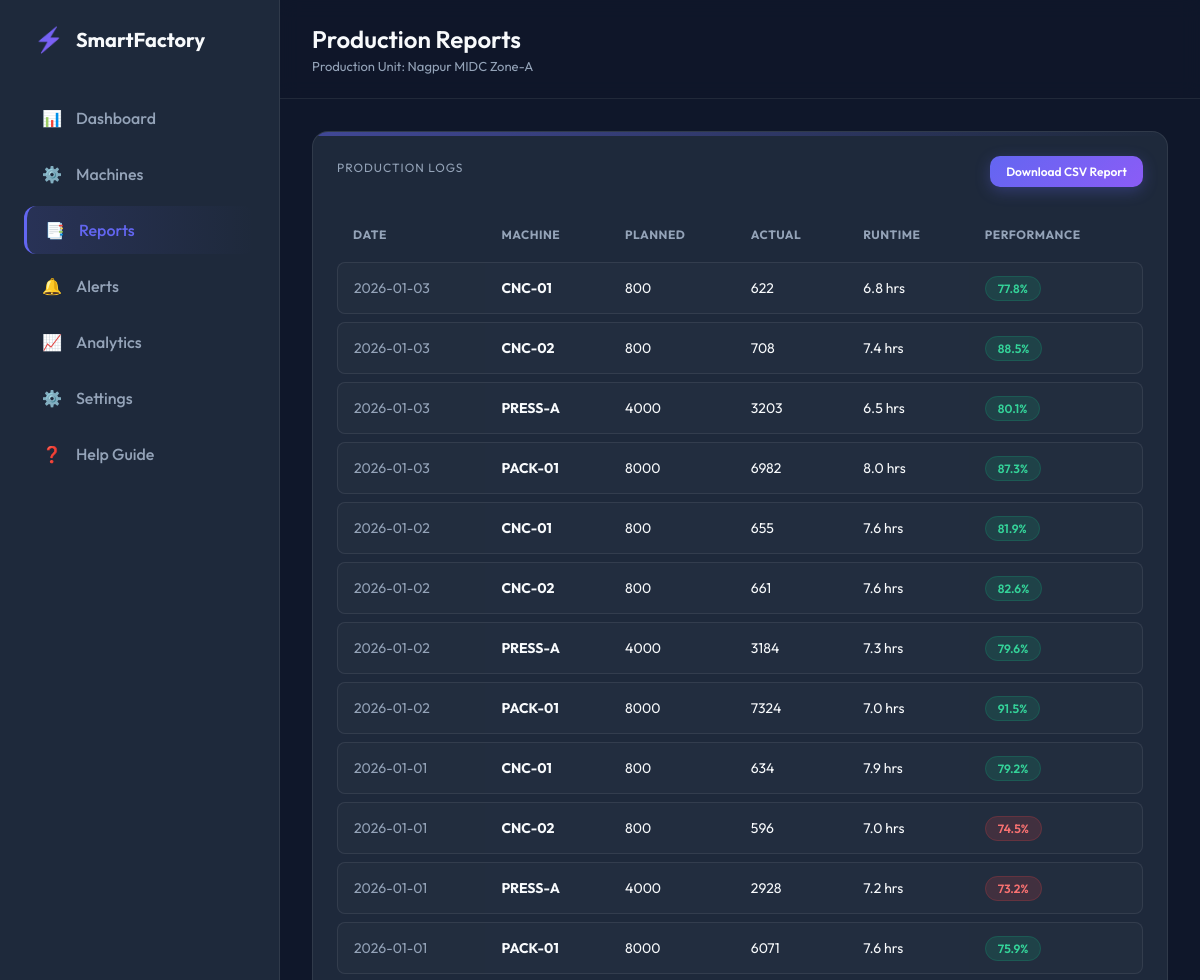
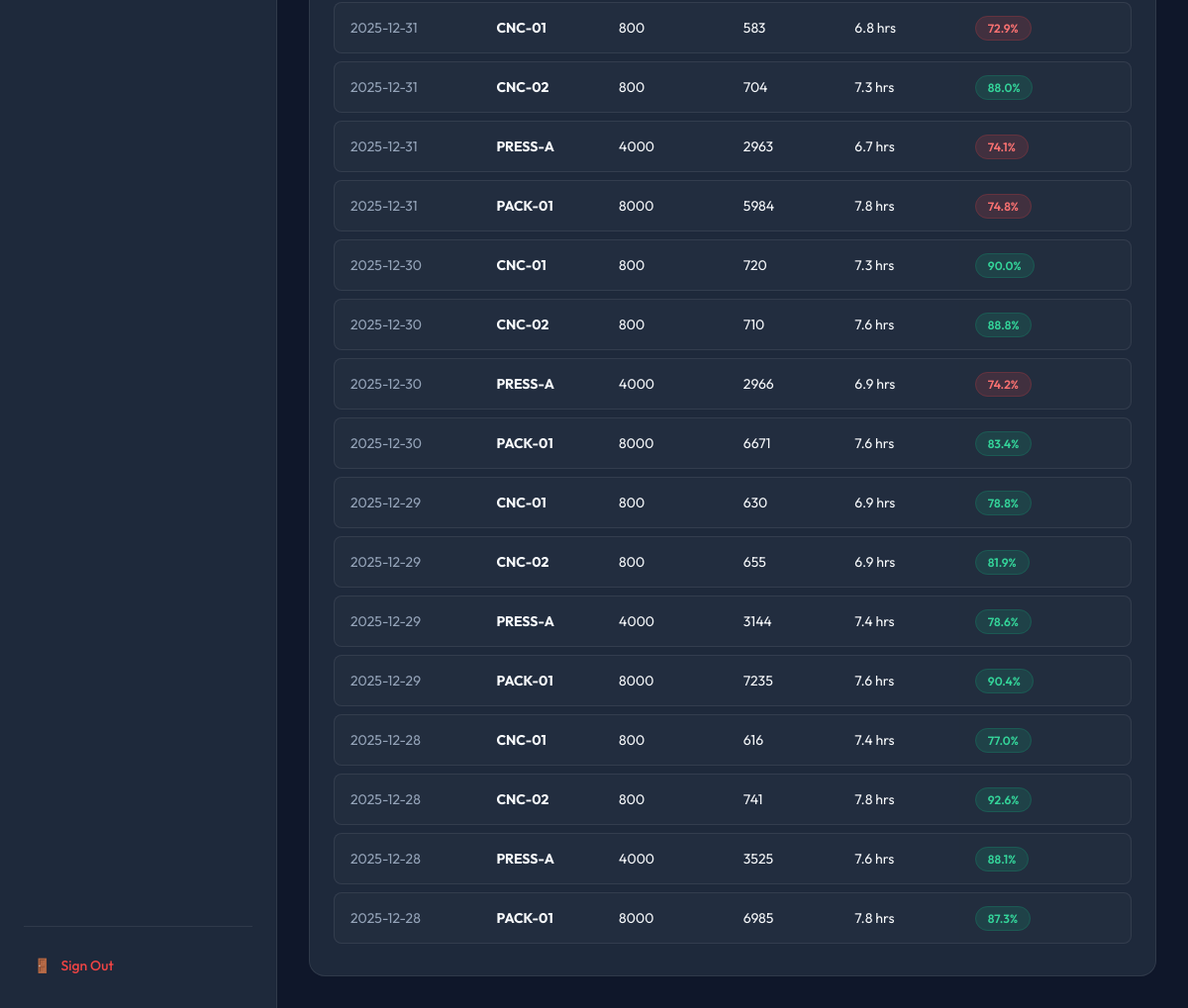
The app's page /reports (signed in) with its own data (2 pictures, top to bottom).
### tables this page shows
CREATE TABLE production_logs (id INTEGER PRIMARY KEY, machine_id INTEGER, date TEXT, planned_qty INTEGER, actual_qty INTEGER, runtime_hours REAL);

CREATE TABLE machines (id INTEGER PRIMARY KEY, name TEXT, type TEXT, capacity_per_hour INTEGER);

### app.py (the view)
@app.route('/reports')
@login_required
def reports():
    conn = get_db_connection()
    logs = conn.execute('''
        SELECT p.date, m.name as machine_name, p.planned_qty, p.actual_qty, p.runtime_hours
        FROM production_logs p
        JOIN machines m ON p.machine_id = m.id
        ORDER BY p.date DESC
    ''').fetchall()
    conn.close()
    return render_template('reports.html', active_page='reports', logs=logs)

### app.py (called while the page is built)
def login_required(f):
    from functools import wraps
    @wraps(f)
    def decorated_function(*args, **kwargs):
        if 'user_id' not in session: return redirect(url_for('login'))
        return f(*args, **kwargs)
    return decorated_function

### database/db_manager.py (called while the page is built)
def get_db_connection():
    conn = sqlite3.connect(Config.DB_NAME)
    conn.row_factory = sqlite3.Row
    return conn

### templates/reports.html
{% extends "base.html" %}{% block title %}Production Reports{% endblock %}{% block content %}<div class="glass-card"><div style="display:flex; justify-content:space-between; align-items:center; margin-bottom:20px;"><span class="kpi-label">Production Logs</span><a href="{{ url_for('download_csv') }}" class="btn btn-glow" style="padding: 8px 16px; font-size:12px; text-decoration:none;">Download CSV Report</a></div><table><thead><tr><th>Date</th><th>Machine</th><th>Planned</th><th>Actual</th><th>Runtime</th><th>Performance</th></tr></thead><tbody>{% for log in logs %}<tr><td style="color:var(--text-muted);">{{ log.date }}</td><td><strong>{{ log.machine_name }}</strong></td><td>{{ log.planned_qty }}</td><td>{{ log.actual_qty }}</td><td>{{ log.runtime_hours }} hrs</td><td>{% set eff = (log.actual_qty / log.planned_qty * 100)|round(1) if log.planned_qty > 0 else 0 %}<span class="status-badge {% if eff < 75 %}status-Critical{% else %}status-Good{% endif %}">{{ eff }}%</span></td></tr>{% endfor %}</tbody></table></div>{% endblock %}

### templates/base.html (shortened to what this page needs)
<!DOCTYPE html><html lang="en"><head><link rel="stylesheet" href="{{ url_for('static', filename='css/style.css') }}"></head><body><div class="app-container"><aside class="sidebar"><div class="brand"><span class="brand-icon">⚡</span><h2>SmartFactory</h2></div><nav class="nav-menu"><a href="{{ url_for('dashboard') }}" class="nav-item "><span>📊</span> Dashboard</a><a href="{{ url_for('machines') }}" class="nav-item "><span>⚙️</span> Machines</a><a href="{{ url_for('reports') }}" class="nav-item {% if active_page == 'reports' %}active{% endif %}"><span>📑</span> Reports</a><a href="{{ url_for('alerts') }}" class="nav-item "><span>🔔</span> Alerts</a><a href="{{ url_for('analytics') }}" class="nav-item "><span>📈</span> Analytics</a><a href="{{ url_for('settings') }}" class="nav-item "><span>⚙️</span> Settings</a><a href="{{ url_for('help_page') }}" class="nav-item "><span>❓</span> Help Guide</a></nav><div class="sidebar-footer"><a href="{{ url_for('logout') }}" class="logout-link"><span>🚪</span> Sign Out</a></div></aside><main class="main-content"><header class="top-bar"><div class="page-title"><h1>{% block title %}{% endblock %}</h1><p>Production Unit: Nagpur MIDC Zone-A</p></div></header><div class="content-scroll">{% block content %}{% endblock %}</div></main></div></body></html>

### static/css/style.css (style rules this page uses)
:root { --primary: #6366f1; --primary-dark: #4f46e5; --secondary: #8b5cf6; --bg-dark: #0f172a; --bg-panel: #1e293b; --text-main: #f8fafc; --text-muted: #94a3b8; --success: #10b981; --warning: #f59e0b; --danger: #ef4444; --border: rgba(255, 255, 255, 0.08); }
* { box-sizing: border-box; transition: all 0.2s ease-in-out; }
body { margin: 0; font-family: 'Outfit', sans-serif; background-color: var(--bg-dark); color: var(--text-main); height: 100vh; overflow: hidden; }
.app-container { display: flex; height: 100%; }
.sidebar { width: 280px; background: var(--bg-panel); border-right: 1px solid var(--border); display: flex; flex-direction: column; padding: 24px; }
.brand { display: flex; align-items: center; gap: 12px; margin-bottom: 40px; padding-left: 10px; }
.brand-icon { font-size: 24px; background: linear-gradient(135deg, var(--primary), var(--secondary)); -webkit-background-clip: text; -webkit-text-fill-color: transparent; }
.brand h2 { margin: 0; font-size: 20px; }
.nav-menu { flex: 1; display: flex; flex-direction: column; gap: 8px; }
.nav-item { display: flex; align-items: center; gap: 14px; padding: 14px 18px; border-radius: 12px; color: var(--text-muted); text-decoration: none; font-weight: 500; }
.nav-item.active { background: linear-gradient(90deg, rgba(99, 102, 241, 0.15), transparent); color: var(--primary); border-left: 3px solid var(--primary); }
.sidebar-footer { margin-top: auto; padding-top: 20px; border-top: 1px solid var(--border); }
.logout-link { display: flex; align-items: center; gap: 10px; color: var(--danger); text-decoration: none; font-size: 14px; font-weight: 500; padding: 10px; border-radius: 8px; }
.main-content { flex: 1; display: flex; flex-direction: column; overflow: hidden; }
.top-bar { padding: 24px 32px; display: flex; justify-content: space-between; align-items: center; background: rgba(15, 23, 42, 0.8); backdrop-filter: blur(10px); border-bottom: 1px solid var(--border); z-index: 10; }
.page-title h1 { margin: 0; font-size: 24px; font-weight: 600; }
.page-title p { margin: 4px 0 0 0; color: var(--text-muted); font-size: 13px; }
.btn { padding: 10px 20px; border-radius: 10px; border: none; font-weight: 600; cursor: pointer; font-family: 'Outfit', sans-serif; display: flex; align-items: center; gap: 8px; }
.btn-glow { background: linear-gradient(135deg, var(--primary), var(--secondary)); color: white; box-shadow: 0 4px 15px rgba(99, 102, 241, 0.3); }
.content-scroll { padding: 32px; overflow-y: auto; flex: 1; }
.glass-card { background: var(--bg-panel); border: 1px solid var(--border); border-radius: 16px; padding: 24px; position: relative; overflow: hidden; }
.glass-card::before { content: ''; position: absolute; top: 0; left: 0; width: 100%; height: 4px; background: linear-gradient(90deg, var(--primary), transparent); opacity: 0.5; }
.kpi-label { font-size: 12px; text-transform: uppercase; letter-spacing: 1px; color: var(--text-muted); margin-bottom: 8px; display: block; }
table { width: 100%; border-collapse: separate; border-spacing: 0 8px; }
th { text-align: left; padding: 12px 16px; color: var(--text-muted); font-size: 12px; text-transform: uppercase; letter-spacing: 0.5px; }
td { background: rgba(255,255,255,0.02); padding: 16px; font-size: 14px; border-top: 1px solid var(--border); border-bottom: 1px solid var(--border); }
td:first-child { border-left: 1px solid var(--border); border-top-left-radius: 8px; border-bottom-left-radius: 8px; }
td:last-child { border-right: 1px solid var(--border); border-top-right-radius: 8px; border-bottom-right-radius: 8px; }
.status-badge { padding: 4px 12px; border-radius: 20px; font-size: 12px; font-weight: 600; }
.status-Good { background: rgba(16, 185, 129, 0.15); color: #34d399; border: 1px solid rgba(16, 185, 129, 0.2); }
.status-Critical { background: rgba(239, 68, 68, 0.15); color: #f87171; border: 1px solid rgba(239, 68, 68, 0.2); }

### records on screen
production_logs: date "2026-01-03", machine_name "CNC-01", planned_qty "800", actual_qty "622", runtime_hours "6.8", eff "77.8"
production_logs: date "2026-01-03", machine_name "CNC-02", planned_qty "800", actual_qty "708", runtime_hours "7.4", eff "88.5"
production_logs: date "2026-01-03", machine_name "PRESS-A", planned_qty "4000", actual_qty "3203", runtime_hours "6.5", eff "80.1"
production_logs: date "2026-01-03", machine_name "PACK-01", planned_qty "8000", actual_qty "6982", runtime_hours "8.0", eff "87.3"
production_logs: date "2026-01-02", machine_name "CNC-01", planned_qty "800", actual_qty "655", runtime_hours "7.6", eff "81.9"
production_logs: date "2026-01-02", machine_name "CNC-02", planned_qty "800", actual_qty "661", runtime_hours "7.6", eff "82.6"
production_logs: date "2026-01-02", machine_name "PRESS-A", planned_qty "4000", actual_qty "3184", runtime_hours "7.3", eff "79.6"
production_logs: date "2026-01-02", machine_name "PACK-01", planned_qty "8000", actual_qty "7324", runtime_hours "7.0", eff "91.5"
production_logs: date "2026-01-01", machine_name "CNC-01", planned_qty "800", actual_qty "634", runtime_hours "7.9", eff "79.2"
production_logs: date "2026-01-01", machine_name "CNC-02", planned_qty "800", actual_qty "596", runtime_hours "7.0", eff "74.5"
production_logs: date "2026-01-01", machine_name "PRESS-A", planned_qty "4000", actual_qty "2928", runtime_hours "7.2", eff "73.2"
production_logs: date "2026-01-01", machine_name "PACK-01", planned_qty "8000", actual_qty "6071", runtime_hours "7.6", eff "75.9"
production_logs: date "2025-12-31", machine_name "CNC-01", planned_qty "800", actual_qty "583", runtime_hours "6.8", eff "72.9"
production_logs: date "2025-12-31", machine_name "CNC-02", planned_qty "800", actual_qty "704", runtime_hours "7.3", eff "88.0"
production_logs: date "2025-12-31", machine_name "PRESS-A", planned_qty "4000", actual_qty "2963", runtime_hours "6.7", eff "74.1"
production_logs: date "2025-12-31", machine_name "PACK-01", planned_qty "8000", actual_qty "5984", runtime_hours "7.8", eff "74.8"
production_logs: date "2025-12-30", machine_name "CNC-01", planned_qty "800", actual_qty "720", runtime_hours "7.3", eff "90.0"
production_logs: date "2025-12-30", machine_name "CNC-02", planned_qty "800", actual_qty "710", runtime_hours "7.6", eff "88.8"
production_logs: date "2025-12-30", machine_name "PRESS-A", planned_qty "4000", actual_qty "2966", runtime_hours "6.9", eff "74.2"
production_logs: date "2025-12-30", machine_name "PACK-01", planned_qty "8000", actual_qty "6671", runtime_hours "7.6", eff "83.4"
production_logs: date "2025-12-29", machine_name "CNC-01", planned_qty "800", actual_qty "630", runtime_hours "6.9", eff "78.8"
production_logs: date "2025-12-29", machine_name "CNC-02", planned_qty "800", actual_qty "655", runtime_hours "6.9", eff "81.9"
production_logs: date "2025-12-29", machine_name "PRESS-A", planned_qty "4000", actual_qty "3144", runtime_hours "7.4", eff "78.6"
production_logs: date "2025-12-29", machine_name "PACK-01", planned_qty "8000", actual_qty "7235", runtime_hours "7.6", eff "90.4"
production_logs: date "2025-12-28", machine_name "CNC-01", planned_qty "800", actual_qty "616", runtime_hours "7.4", eff "77.0"
production_logs: date "2025-12-28", machine_name "CNC-02", planned_qty "800", actual_qty "741", runtime_hours "7.8", eff "92.6"
production_logs: date "2025-12-28", machine_name "PRESS-A", planned_qty "4000", actual_qty "3525", runtime_hours "7.6", eff "88.1"
production_logs: date "2025-12-28", machine_name "PACK-01", planned_qty "8000", actual_qty "6985", runtime_hours "7.8", eff "87.3"
